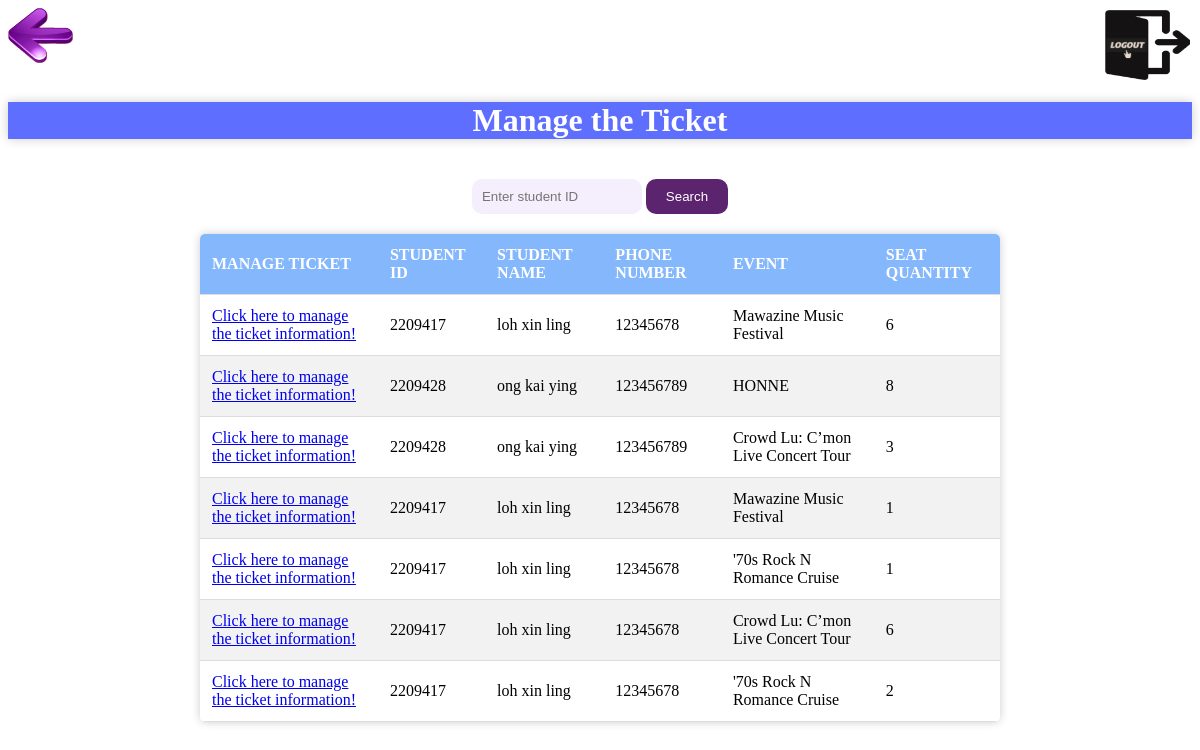
/manage.php, run on the app's committed database.
### tables this page shows
CREATE TABLE `ticket` (
  `ticket_id` int(11) NOT NULL,
  `student_name` varchar(50) NOT NULL,
  `student_id` int(20) NOT NULL,
  `course` varchar(50) NOT NULL,
  `class` varchar(10) NOT NULL,
  `phone_num` int(10) NOT NULL,
  `events` varchar(100) NOT NULL,
  `qty` int(1) NOT NULL
);

### manage.php (the view, shortened to what this page needs)
<html>
<img src="picture/arrow.png" alt="back" usemap="#backmap" style="width:65px;height:55px;" />
<img src="picture/logout.png" alt="back" usemap="#logoutmap" class="logout"
	style="  position: absolute;top: 10px;right: 10px;width: 85px;height: 70px;">
<br>
<body>
	<br>
	<header>
		<h1>Manage the Ticket </h1>
	</header>
	<div id="form">
		<form method="POST">
			<input type="text" id="search" name="search" placeholder="Enter student ID">
			<input type="submit" name="submit" value="Search">
		</form>
	</div>
	<?php
$con = new mysqli(HOST, USER, PASSWORD, NAME);
$sql = "SELECT * FROM ticket";
if ($result = $con->query($sql)) {
    echo '<table>
            <thead>
              <tr>
                <th>Manage Ticket</th>
                <th>Student ID</th>
                <th>Student Name</th>
                <th>Phone Number</th>
                <th>Event</th>
                <th>Seat Quantity</th>
              </tr>
            </thead>
            <tbody>';
    while ($row = $result->fetch_object()) {
        printf(
            '
                   <tr>
                       <td><a href="editticket.php?id=%s">Click here to manage the ticket information!</a></td>
                       <td>%s</td>
                       <td>%s</td>
                       <td>%s</td>
                       <td>%s</td>
                       <td>%s</td>
                   </tr>',
            $row->ticket_id,
            $row->student_id,
            $row->student_name,
            $row->phone_num,
            $row->events,
            $row->qty
        );
    }
    echo '</tbody>
           </table>';
}
?>
</body>
</html>

### manage.php (style rules this page uses)
body { background-position: center; }
header { background-color: #5e6eff; color: white; text-align: center; margin-bottom: 30px; width: 100%; box-shadow: 0px 0px 10px rgba(0, 0, 0, 0.2); }
div#form { text-align: center; }
form { margin: 10px auto; display: inline-block; }
input[type="submit"] { display: inline-block; padding: 10px 20px; background-color: #5c246e; color: #fff; border: none; cursor: pointer; border-radius: 10px; }
input[type="text"] { display: inline-block; width: 60%; padding: 10px; margin-bottom: 10px; border: none; background-color: #f5eefc; color: #333; border-radius: 10px; }
table { border-collapse: collapse; width: 100%; max-width: 800px; background-color: #fff; border-radius: 5px; overflow: hidden; box-shadow: 0px 0px 10px rgba(0, 0, 0, 0.2); margin: 0 auto; }
th, td { text-align: left; padding: 12px; border-bottom: 1px solid #ddd; }
th { background-color: #85b7fc; color: white; font-weight: bold; text-transform: uppercase; }
tr:nth-child(even) { background-color: #f2f2f2; }

### data on the page
ticket: student "2209417", student_name "loh xin ling", phone_num "12345678", events "Mawazine Music Festival", qty "6"
ticket: student "2209428", student_name "ong kai ying", phone_num "123456789", events "HONNE", qty "8"
ticket: student "2209428", student_name "ong kai ying", phone_num "123456789", events "Crowd Lu: C’mon Live Concert Tour", qty "3"
ticket: student "2209417", student_name "loh xin ling", phone_num "12345678", events "Mawazine Music Festival", qty "1"
ticket: student "2209417", student_name "loh xin ling", phone_num "12345678", events "'70s Rock N Romance Cruise", qty "1"
ticket: student "2209417", student_name "loh xin ling", phone_num "12345678", events "Crowd Lu: C’mon Live Concert Tour", qty "6"
ticket: student "2209417", student_name "loh xin ling", phone_num "12345678", events "'70s Rock N Romance Cruise", qty "2"
